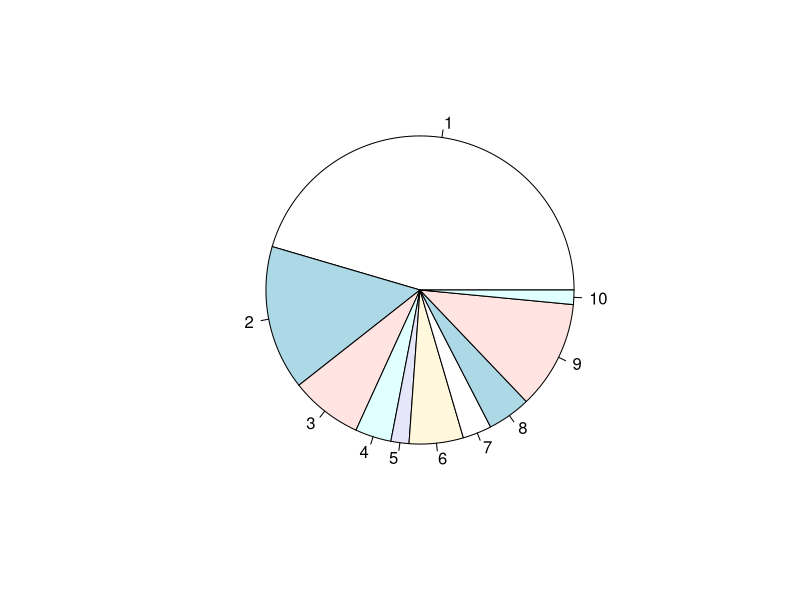
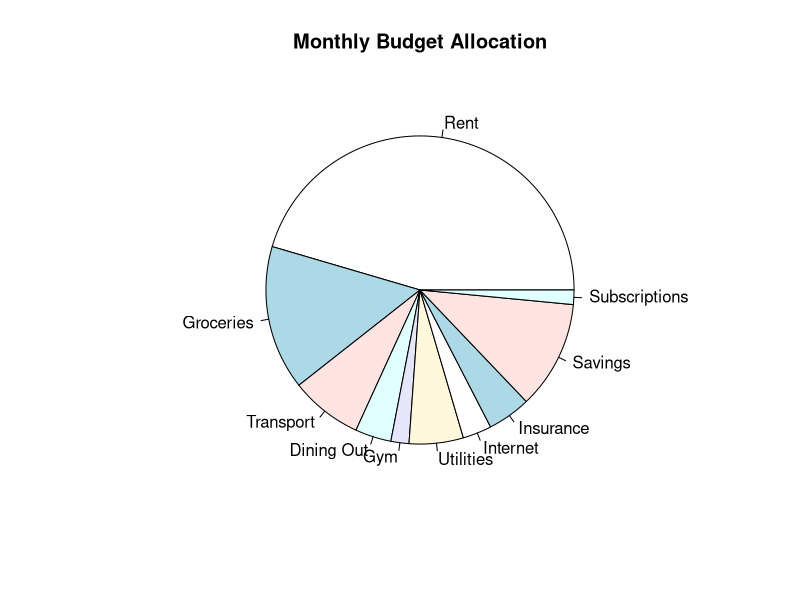
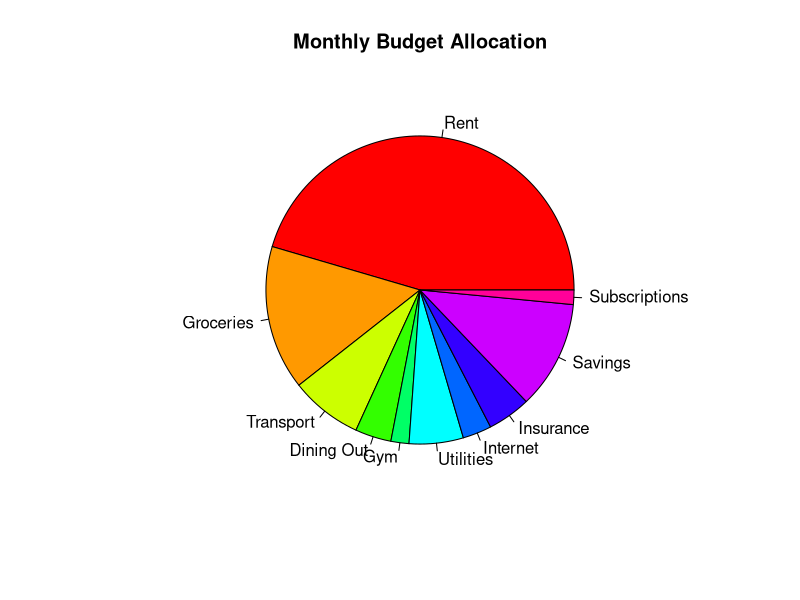
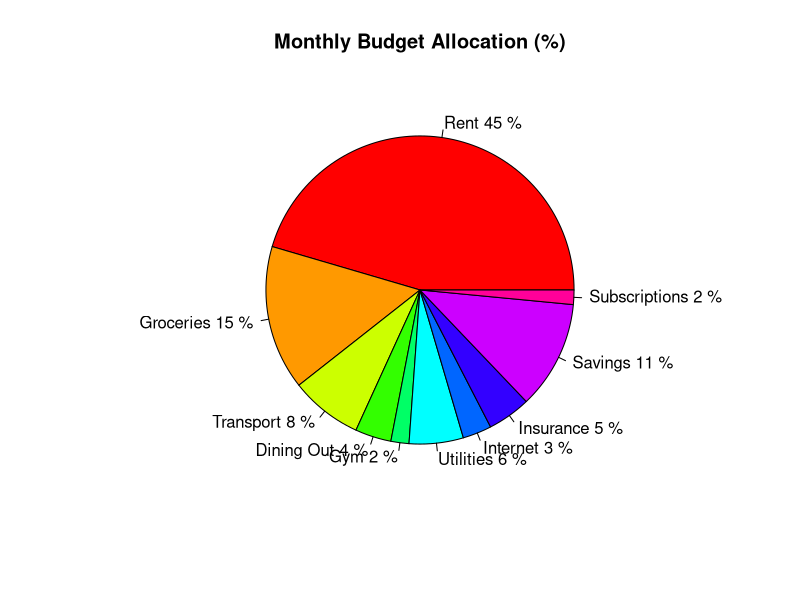

The R script that drew these images, in order:
# Check current working directory
getwd()

# Set your folder path (optional)
setwd("C:/Users/zahra/OneDrive/Documents/6007.r")

# Create vector of categories
categories <- c("Rent", "Groceries", "Transport", "Dining Out", "Gym",
                "Utilities", "Internet", "Insurance", "Savings", "Subscriptions")

# Create vector of amounts
amounts <- c(1200, 400, 200, 100, 50, 150, 80, 120, 300, 40)

# Print data
print(categories)
print(amounts)

# Basic pie chart
pie(amounts)

# Add category labels
pie(amounts,
    labels = categories,
    main = "Monthly Budget Allocation")

# Pie chart with colors
pie(amounts,
    labels = categories,
    col = rainbow(length(categories)),
    main = "Monthly Budget Allocation")

# Calculate percentage
percent <- round(amounts / sum(amounts) * 100)

# Create labels with percentage
labels <- paste(categories, percent, "%")

# Pie chart with percentages
pie(amounts,
    labels = labels,
    col = rainbow(length(categories)),
    main = "Monthly Budget Allocation (%)")
